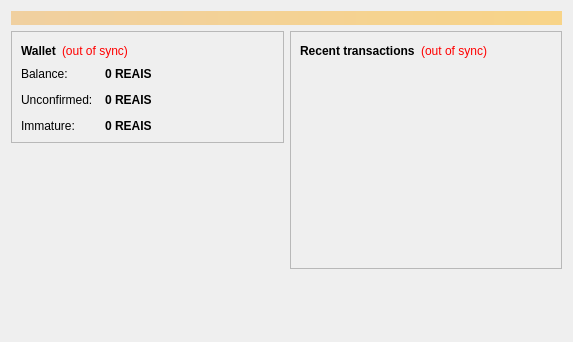
<?xml version="1.0" encoding="UTF-8"?>
<ui version="4.0">
 <class>OverviewPage</class>
 <widget class="QWidget" name="OverviewPage">
  <property name="geometry">
   <rect>
    <x>0</x>
    <y>0</y>
    <width>573</width>
    <height>342</height>
   </rect>
  </property>
  <property name="windowTitle">
   <string>Form</string>
  </property>
  <layout class="QVBoxLayout" name="topLayout">
   <item>
    <widget class="QLabel" name="labelAlerts">
     <property name="visible">
      <bool>false</bool>
     </property>
     <property name="styleSheet">
      <string notr="true">background-color: qlineargradient(x1: 0, y1: 0, x2: 1, y2: 0, stop:0 #F0D0A0, stop:1 #F8D488); color:#000000;</string>
     </property>
     <property name="wordWrap">
      <bool>true</bool>
     </property>
     <property name="margin">
      <number>3</number>
     </property>
    </widget>
   </item>
   <item>
    <layout class="QHBoxLayout" name="horizontalLayout" stretch="1,1">
     <item>
      <layout class="QVBoxLayout" name="verticalLayout_2">
       <item>
        <widget class="QFrame" name="frame">
         <property name="frameShape">
          <enum>QFrame::StyledPanel</enum>
         </property>
         <property name="frameShadow">
          <enum>QFrame::Raised</enum>
         </property>
         <layout class="QVBoxLayout" name="verticalLayout_4">
          <item>
           <layout class="QHBoxLayout" name="horizontalLayout_4">
            <item>
             <widget class="QLabel" name="label_5">
              <property name="font">
               <font>
                <weight>75</weight>
                <bold>true</bold>
               </font>
              </property>
              <property name="text">
               <string>Wallet</string>
              </property>
             </widget>
            </item>
            <item>
             <widget class="QLabel" name="labelWalletStatus">
              <property name="toolTip">
               <string>The displayed information may be out of date. Your wallet automatically synchronizes with the Reaiscoin network after a connection is established, but this process has not completed yet.</string>
              </property>
              <property name="styleSheet">
               <string notr="true">QLabel { color: red; }</string>
              </property>
              <property name="text">
               <string notr="true">(out of sync)</string>
              </property>
              <property name="alignment">
               <set>Qt::AlignLeading|Qt::AlignLeft|Qt::AlignVCenter</set>
              </property>
             </widget>
            </item>
            <item>
             <spacer name="horizontalSpacer_2">
              <property name="orientation">
               <enum>Qt::Horizontal</enum>
              </property>
              <property name="sizeHint" stdset="0">
               <size>
                <width>40</width>
                <height>20</height>
               </size>
              </property>
             </spacer>
            </item>
           </layout>
          </item>
          <item>
           <layout class="QFormLayout" name="formLayout_2">
            <property name="fieldGrowthPolicy">
             <enum>QFormLayout::AllNonFixedFieldsGrow</enum>
            </property>
            <property name="horizontalSpacing">
             <number>12</number>
            </property>
            <property name="verticalSpacing">
             <number>12</number>
            </property>
            <item row="0" column="0">
             <widget class="QLabel" name="label">
              <property name="text">
               <string>Balance:</string>
              </property>
             </widget>
            </item>
            <item row="0" column="1">
             <widget class="QLabel" name="labelBalance">
              <property name="font">
               <font>
                <weight>75</weight>
                <bold>true</bold>
               </font>
              </property>
              <property name="cursor">
               <cursorShape>IBeamCursor</cursorShape>
              </property>
              <property name="toolTip">
               <string>Your current balance</string>
              </property>
              <property name="text">
               <string notr="true">0 REAIS</string>
              </property>
              <property name="textInteractionFlags">
               <set>Qt::LinksAccessibleByMouse|Qt::TextSelectableByKeyboard|Qt::TextSelectableByMouse</set>
              </property>
             </widget>
            </item>
            <item row="1" column="0">
             <widget class="QLabel" name="label_3">
              <property name="text">
               <string>Unconfirmed:</string>
              </property>
             </widget>
            </item>
            <item row="1" column="1">
             <widget class="QLabel" name="labelUnconfirmed">
              <property name="font">
               <font>
                <weight>75</weight>
                <bold>true</bold>
               </font>
              </property>
              <property name="cursor">
               <cursorShape>IBeamCursor</cursorShape>
              </property>
              <property name="toolTip">
               <string>Total of transactions that have yet to be confirmed, and do not yet count toward the current balance</string>
              </property>
              <property name="text">
               <string notr="true">0 REAIS</string>
              </property>
              <property name="textInteractionFlags">
               <set>Qt::LinksAccessibleByMouse|Qt::TextSelectableByKeyboard|Qt::TextSelectableByMouse</set>
              </property>
             </widget>
            </item>
            <item row="2" column="0">
             <widget class="QLabel" name="labelImmatureText">
              <property name="text">
               <string>Immature:</string>
              </property>
             </widget>
            </item>
            <item row="2" column="1">
             <widget class="QLabel" name="labelImmature">
              <property name="font">
               <font>
                <weight>75</weight>
                <bold>true</bold>
               </font>
              </property>
              <property name="toolTip">
               <string>Mined balance that has not yet matured</string>
              </property>
              <property name="text">
               <string notr="true">0 REAIS</string>
              </property>
              <property name="textInteractionFlags">
               <set>Qt::LinksAccessibleByMouse|Qt::TextSelectableByKeyboard|Qt::TextSelectableByMouse</set>
              </property>
             </widget>
            </item>
           </layout>
          </item>
         </layout>
        </widget>
       </item>
       <item>
        <spacer name="verticalSpacer">
         <property name="orientation">
          <enum>Qt::Vertical</enum>
         </property>
         <property name="sizeHint" stdset="0">
          <size>
           <width>20</width>
           <height>40</height>
          </size>
         </property>
        </spacer>
       </item>
      </layout>
     </item>
     <item>
      <layout class="QVBoxLayout" name="verticalLayout_3">
       <item>
        <widget class="QFrame" name="frame_2">
         <property name="frameShape">
          <enum>QFrame::StyledPanel</enum>
         </property>
         <property name="frameShadow">
          <enum>QFrame::Raised</enum>
         </property>
         <layout class="QVBoxLayout" name="verticalLayout">
          <item>
           <layout class="QHBoxLayout" name="horizontalLayout_2">
            <item>
             <widget class="QLabel" name="label_4">
              <property name="text">
               <string>&lt;b&gt;Recent transactions&lt;/b&gt;</string>
              </property>
             </widget>
            </item>
            <item>
             <widget class="QLabel" name="labelTransactionsStatus">
              <property name="toolTip">
               <string>The displayed information may be out of date. Your wallet automatically synchronizes with the Reaiscoin network after a connection is established, but this process has not completed yet.</string>
              </property>
              <property name="styleSheet">
               <string notr="true">QLabel { color: red; }</string>
              </property>
              <property name="text">
               <string notr="true">(out of sync)</string>
              </property>
              <property name="alignment">
               <set>Qt::AlignRight|Qt::AlignTrailing|Qt::AlignVCenter</set>
              </property>
             </widget>
            </item>
            <item>
             <spacer name="horizontalSpacer">
              <property name="orientation">
               <enum>Qt::Horizontal</enum>
              </property>
              <property name="sizeHint" stdset="0">
               <size>
                <width>40</width>
                <height>20</height>
               </size>
              </property>
             </spacer>
            </item>
           </layout>
          </item>
          <item>
           <widget class="QListView" name="listTransactions">
            <property name="styleSheet">
             <string notr="true">QListView { background: transparent; }</string>
            </property>
            <property name="frameShape">
             <enum>QFrame::NoFrame</enum>
            </property>
            <property name="verticalScrollBarPolicy">
             <enum>Qt::ScrollBarAlwaysOff</enum>
            </property>
            <property name="horizontalScrollBarPolicy">
             <enum>Qt::ScrollBarAlwaysOff</enum>
            </property>
            <property name="selectionMode">
             <enum>QAbstractItemView::NoSelection</enum>
            </property>
           </widget>
          </item>
         </layout>
        </widget>
       </item>
       <item>
        <spacer name="verticalSpacer_2">
         <property name="orientation">
          <enum>Qt::Vertical</enum>
         </property>
         <property name="sizeHint" stdset="0">
          <size>
           <width>20</width>
           <height>40</height>
          </size>
         </property>
        </spacer>
       </item>
      </layout>
     </item>
    </layout>
   </item>
  </layout>
 </widget>
 <resources/>
 <connections/>
</ui>
